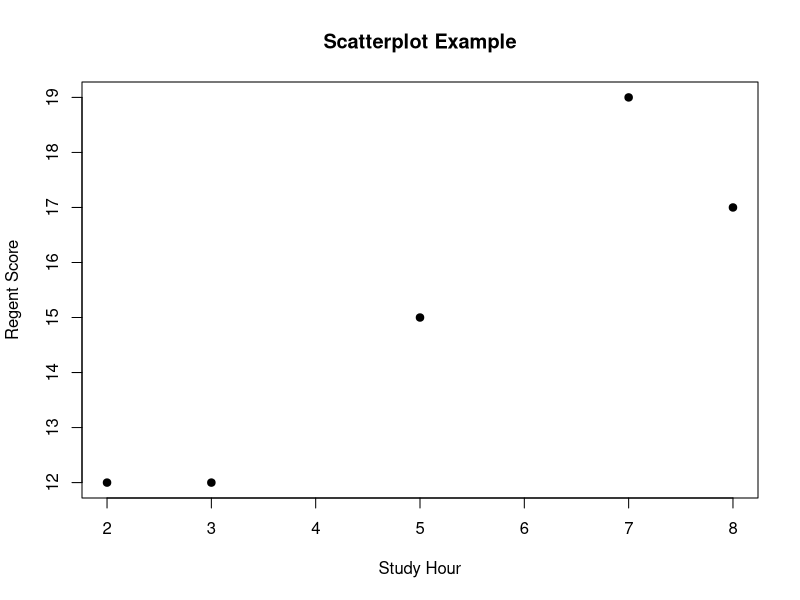

Generate this figure with R:
#Lecture 6. Correlation Example

studyHour <-c(3, 5,2, 8, 7)
regentScore <-c(12,15, 12,17, 19)

plot(studyHour, regentScore, main="Scatterplot Example", 
     xlab="Study Hour", ylab="Regent Score", pch=19)

cor(studyHour, regentScore) 